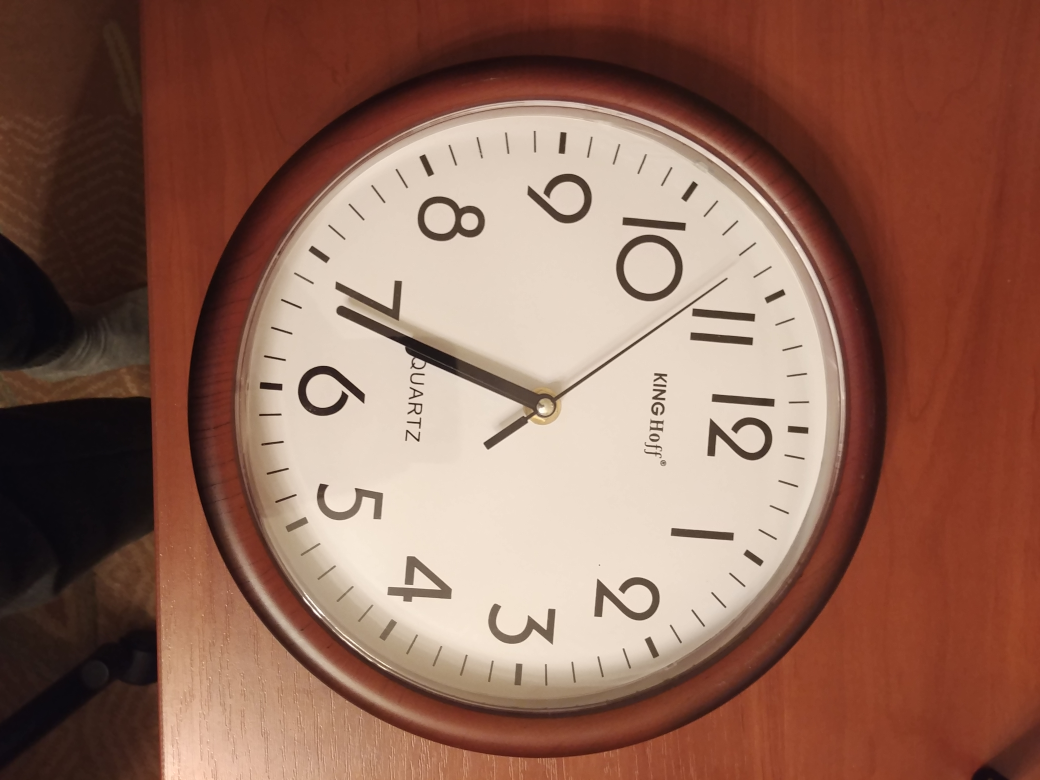
//> input picture zegar2.jpg, 4160 x 3120 px, given in place of testImage.jpg, which was not available (shown at 1/4 size)
$ ./LaboratoryTasks   (built with g++ and OpenCV 4)
//> lines starting //> are read from the running program, lines starting //| are printed output that depends on the picture; after the words box and inside, x2 and y2 are one past the last pixel; in counts of white or black regions, pixels touching at a corner belong together; pictures that were not available may be replaced by others from this repository, and a replacement may not be noted
#include <opencv2/opencv.hpp>
#include "opencv2/imgcodecs.hpp"
#include "opencv2/highgui.hpp"
#include <stdio.h>
#include <iostream>
#include <chrono>
#include <ctime>
#include <vector>
#include <sstream>
#include <string>
#include <list>

#include "opencv2/imgproc/imgproc.hpp"
#include "opencv2/highgui/highgui.hpp"

enum {
	EVENT_MOUSEMOVE = 0,
	EVENT_LBUTTONDOWN = 1,
	EVENT_RBUTTONDOWN = 2,
	EVENT_MBUTTONDOWN = 3,
	EVENT_LBUTTONUP = 4,
	EVENT_RBUTTONUP = 5,
	EVENT_MBUTTONUP = 6,
	EVENT_LBUTTONDBLCLK = 7,
	EVENT_RBUTTONDBLCLK = 8,
	EVENT_MBUTTONDBLCLK = 9,
	EVENT_MOUSEWHEEL = 10,
	EVENT_MOUSEHWHEEL = 11
};


// [4 lines left out: function on_trackbar, not called in this run]

#pragma region doWszystkichStare

cv::Mat image, Px, Py, Sx, Sy;

int mx, my;

// [83 lines left out: functions onMouse, onMouse2, OLDdoNegativeWithRandomAccess, OLDdoNegativeWithForEach, NEWdoNegativeWithRandomAccess, NEWdoNegativeWithMatIterator and 1 more, not called in this run]

#pragma endregion

#pragma region inne

int drawing_nr = 1;
cv::Mat img;
std::vector<cv::Point> points;
int roi_x0 = 0, roi_y0 = 0, roi_x1 = 0, roi_y1 = 0;
bool start_draw = false;

// [266 lines left out: functions draw_onmouse, doNegativeWithRandomAccess, doNegativeWithMatIterator, doNegativeWithLambda, custom_blur, progowanie_g and 6 more, not called in this run]

#pragma endregion

#pragma region lab1
//live video capture with blur slider
// [25 lines left out: function lab1zad1, not called in this run]

#pragma endregion

#pragma region lab2

//operacje na macierzach
// [145 lines left out: functions lab2zad1, lab2zad2, lab2zad3_przyklad, lab2zad3, lab2zad4, lab2dom1 and 1 more, not called in this run]

#pragma endregion

#pragma region lab3

// [79 lines left out: functions lab3wejsciowka, lab3zad1, lab3zad2, my_blur, not called in this run]

#pragma endregion

#pragma region lab4

//creating rectangles or circles on click
// [21 lines left out: functions lab4zad1, lab4zad2, not called in this run]

#pragma endregion

#pragma region lab5

// [103 lines left out: functions defineMasks, lab5zad1, lab5zad2, lab5zad3, lab5dom1, not called in this run]

#pragma endregion

#pragma region lab6

// [33 lines left out: functions loadImage, lab6zad1, not called in this run]

#pragma endregion

#pragma region lab7 - przekształcenia perspektywiczne

// [48 lines left out: functions lab7zad1, lab7zad2, not called in this run]

#pragma endregion

#pragma region lab8 - detekcja ruchu

const int trackbar_max = 255;
int trackbar_value = 0;

// [70 lines left out: functions backroundUpdate, lab8zad1, lab8zad2, not called in this run]

#pragma endregion

#pragma region lab9 - wykrywanie kształtów


void lab9zad1()
{
	cv::Mat image_org = cv::imread("testImage.jpg", CV_LOAD_IMAGE_GRAYSCALE);
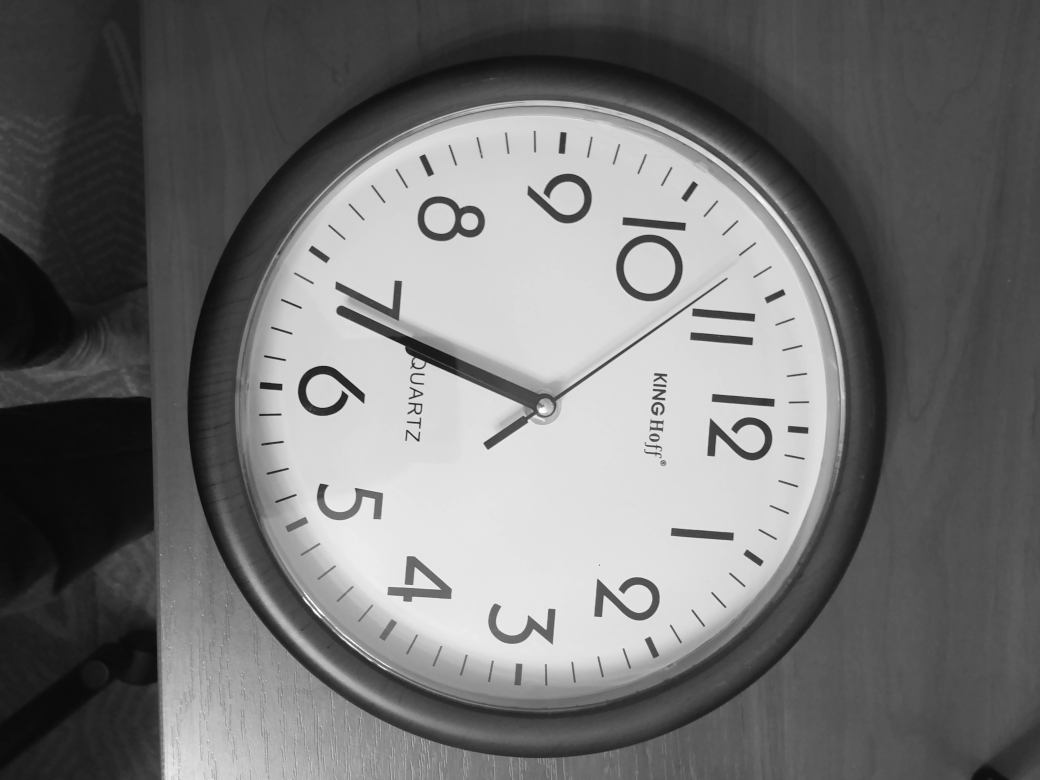
//> image_org: 3120 rows x 4160 cols, CV_8UC1 (shown at 1/4 size); min 0, max 255, mean 113.8
	std::vector<std::vector<cv::Point> > contours;

	cv::threshold(image_org, image, 50, 255, cv::THRESH_BINARY);
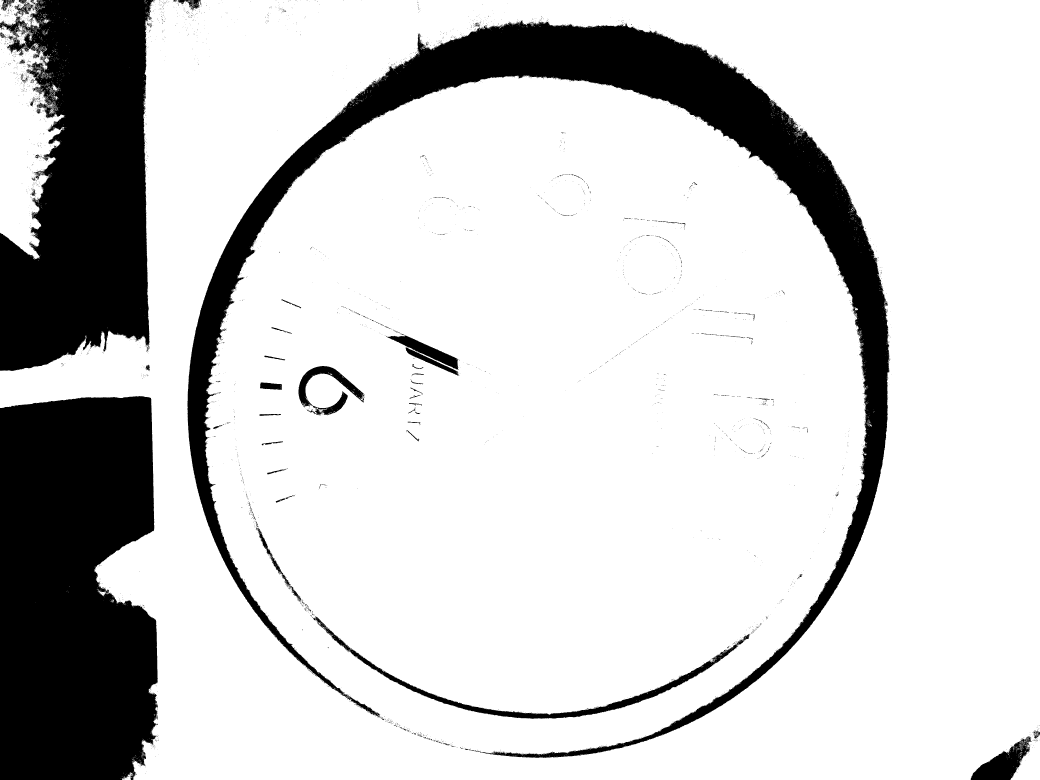
//> image: 3120 rows x 4160 cols, CV_8UC1 (shown at 1/4 size); 80.9% white; 4989 black regions (4852 under 20 px), largest, box (x1, y1, x2, y2) and area: (0, 1584, 632, 3120) 876621, (750, 81, 3559, 3031) 820106, (0, 0, 617, 1484) 665327
	cv::erode(image, image, cv::Mat(), cv::Point(-1, -1), 3);
//> image: 3120 rows x 4160 cols, CV_8UC1; 78.4% white; 608 black regions, largest, box (x1, y1, x2, y2) and area: (747, 54, 3566, 3034) 936023, (0, 1581, 639, 3120) 891333, (0, 0, 627, 1487) 731646
	cv::dilate(image, image, cv::Mat(), cv::Point(-1, -1), 5);
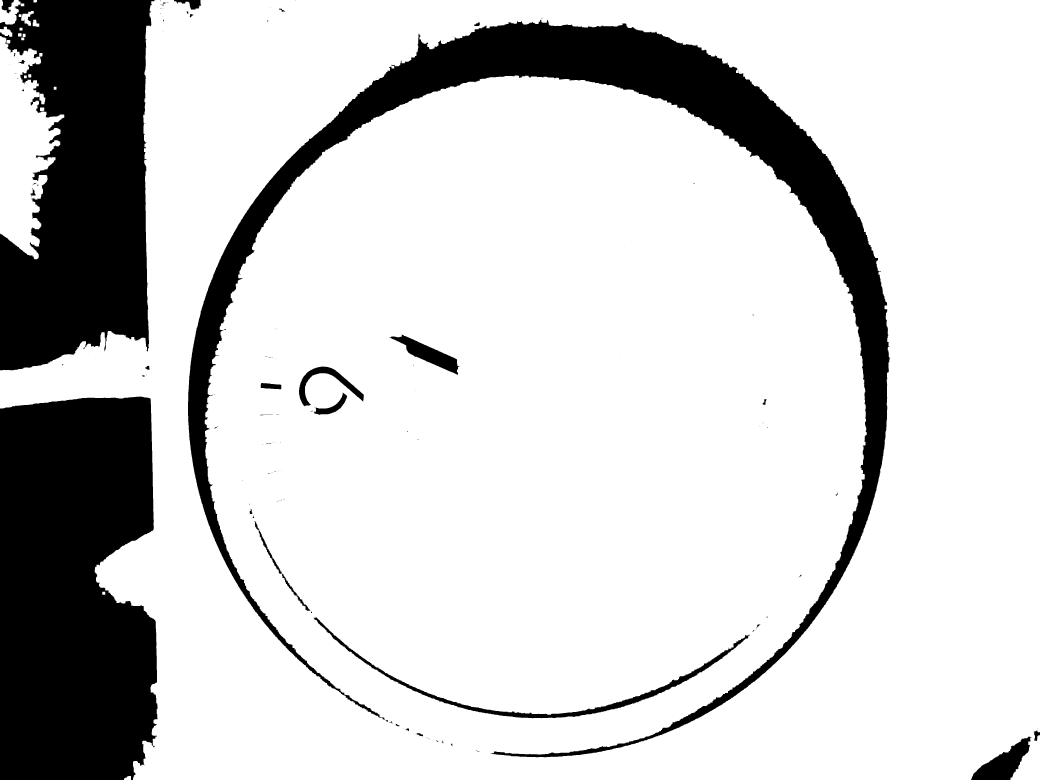
//> image: 3120 rows x 4160 cols, CV_8UC1 (shown at 1/4 size); 81.2% white; 138 black regions (90 under 20 px)

	///kontury
	cv::findContours(image, contours, cv::RETR_TREE, cv::CHAIN_APPROX_SIMPLE);
//> contours = 158 contours, 88 with area under 20; largest, box (x1, y1, x2, y2) and area: (0, 0, 4160, 3120) 11251672, (751, 78, 3560, 3030) 811884, (0, 144, 257, 1037) 130206, (1253, 2468, 2999, 2874) 32570, (1556, 1337, 1838, 1501) 14302

	std::vector<cv::Moments> mu(contours.size());
//> mu = 158 items
	for (int i = 0; i < contours.size(); i++)
	{
		mu[i] = moments(contours[i], false);
	}

	std::vector<cv::Point2f> mc(contours.size());
	for (int i = 0; i < contours.size(); i++)
	{
		mc[i] = cv::Point2f(mu[i].m10 / mu[i].m00, mu[i].m01 / mu[i].m00);
	}
//> after the loop, mc = 158 Points (x, y), first 12: [511.8, 3112.7], [414.5, 2372.5], [167.9, 436.4], [220, 352.5], [101, 307], [118.5, 303], [162.9, 218.4], [33, 166.5], [90.5, 155], [87.65, 593.8], [132.2, 772.1], [150.5, 740]

	///rysowanie
	cv::Mat drawing = cv::Mat::zeros(image.size(), CV_8UC3);
	for (int i = 1; i < contours.size(); i++)
	{
		cv::Scalar color = cv::Scalar((50 + 80 * i )% 255, (110 + 20 * i) % 255, (200 + 222 * i) % 255);
		drawContours(drawing, contours, i, color, CV_FILLED);
		circle(drawing, mc[i], 4, cv::Scalar(255, 255, 255), -1, 8, 0);
	}
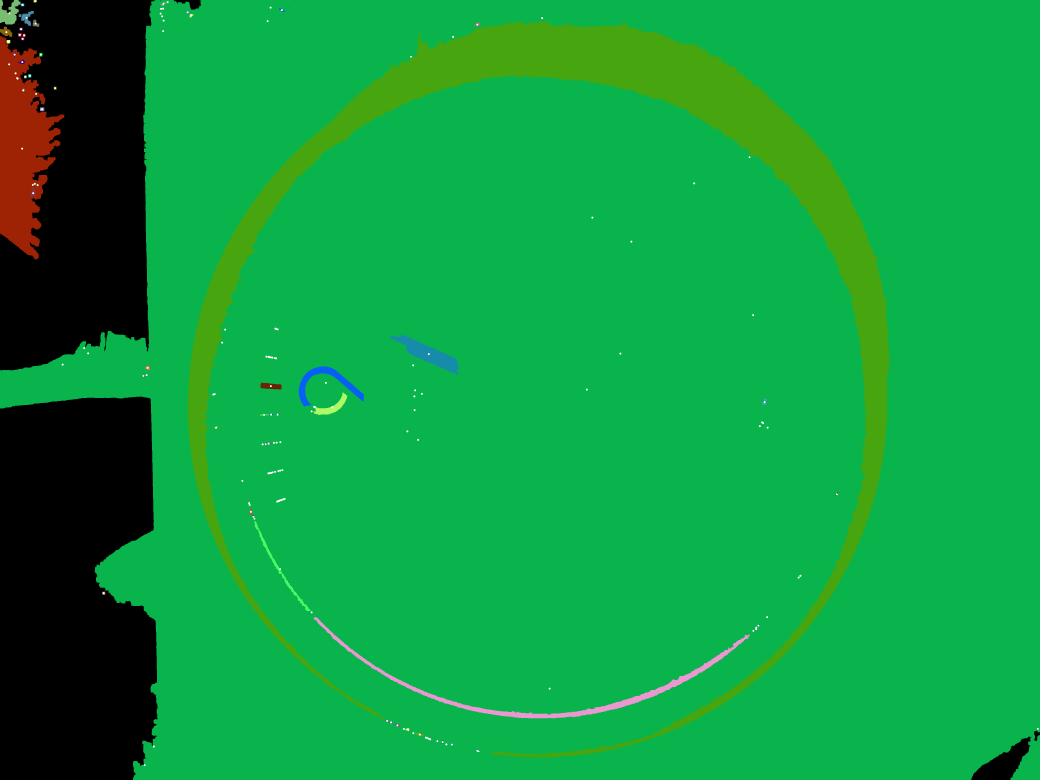
//> drawing: 3120 rows x 4160 cols, CV_8UC3 (shown at 1/4 size); mean B, G, R 62.1, 155.6, 13.5

	///przekształcenie perspektywiczne
	std::vector<cv::Point2f> cornersIn
		= { mc[1] , mc[2] ,mc[3] ,mc[4] };
//> cornersIn = 4 Points (x, y): [414.5, 2372.5], [167.9, 436.4], [220, 352.5], [101, 307]

	std::vector<cv::Point2f> cornersOut
		= { cv::Point2f(100,100), cv::Point2f(700,100) ,
			cv::Point2f(100,500), cv::Point2f(700,500) };

	cv::Mat perspectiveMat = cv::getPerspectiveTransform(cornersIn, cornersOut);
//> perspectiveMat = [[-8.51, 1.45, 1218.7], [-11.62, 2.03, 1123.7], [-0.025, 0.00871, 1]]
	cv::warpPerspective(image_org, image_org, perspectiveMat, cv::Size(800, 600));
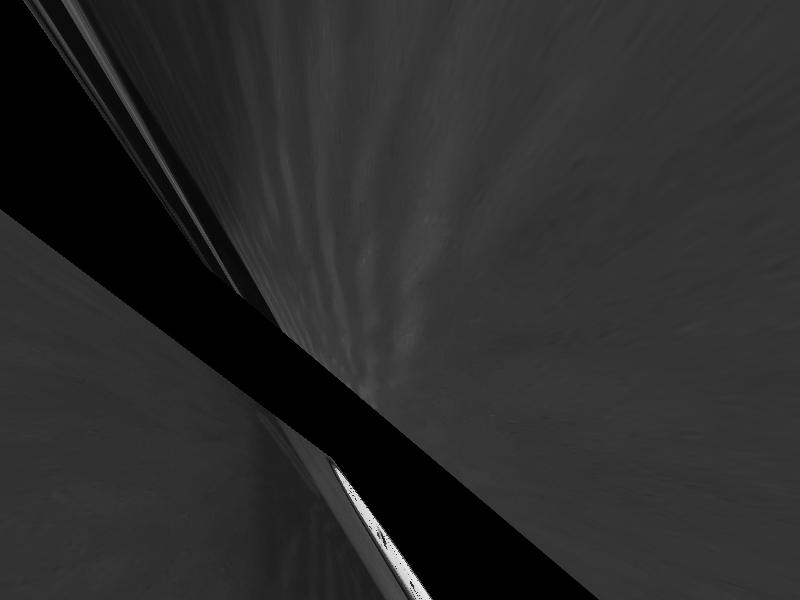
//> image_org: 600 rows x 800 cols, CV_8UC1; min 0, max 233, mean 43.4

	cv::namedWindow("obraz", cv::WINDOW_NORMAL);
	cv::imshow("obraz", image_org);
	cv::waitKey();
}

#pragma endregion

int main(int, char**)
{
	lab9zad1();
	return 0;
}

$ run again, on zegar3.jpg
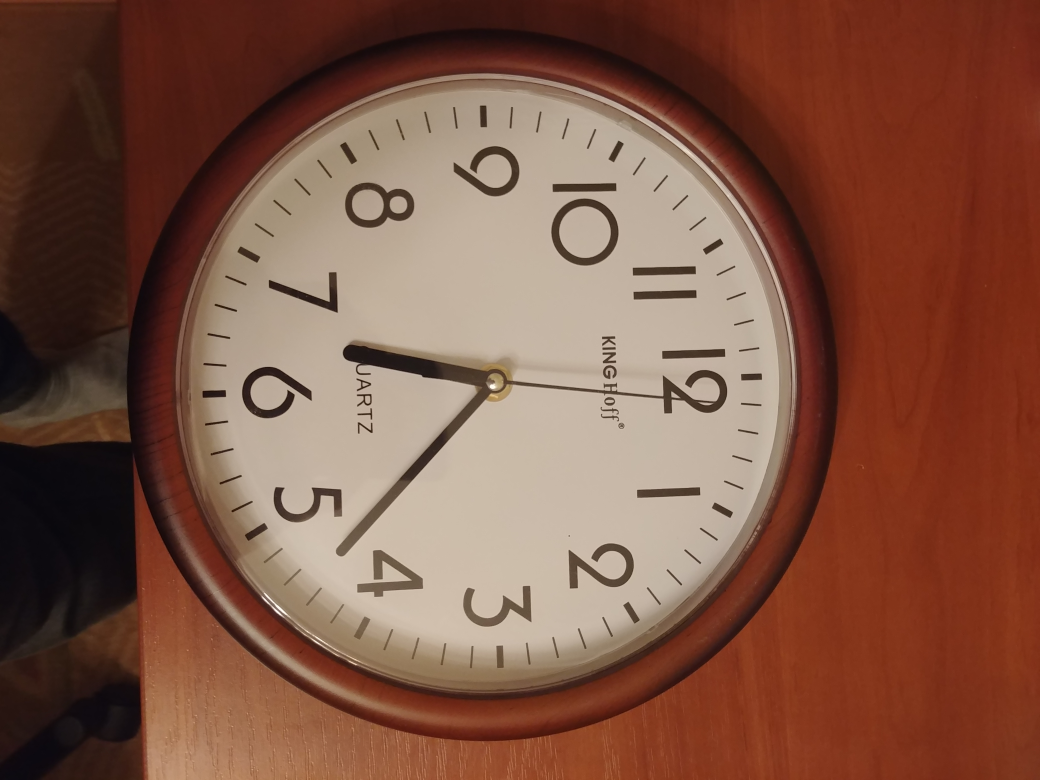
//> input picture zegar3.jpg, 4160 x 3120 px, given in place of testImage.jpg, which was not available (shown at 1/4 size)
//> in lab9zad1, `cv::dilate(image, image, cv::Mat(), cv::Point(-1, -1), 5);`:
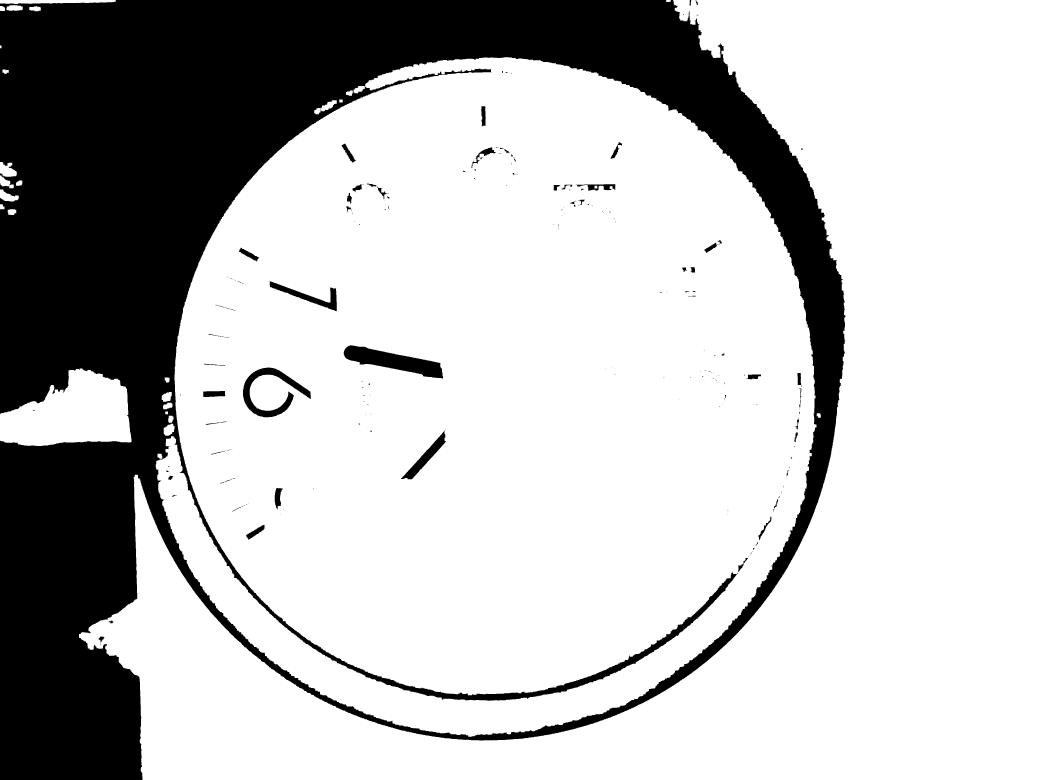
//> image: 3120 rows x 4160 cols, CV_8UC1 (shown at 1/4 size); 74.6% white; 222 black regions (144 under 20 px)
//> contours = 283 contours, 163 with area under 20; largest, box (x1, y1, x2, y2) and area: (623, 229, 3266, 2947) 5505018, (316, 0, 4160, 3120) 4099373, (0, 1474, 526, 1784) 110638, (1374, 1380, 1773, 1515) 24203, (971, 1469, 1244, 1671) 16024
//> mu = 283 items
//> after the loop in lab9zad1, `for (int i = 0; i < contours.size(); i++)`: mc = 283 Points (x, y), first 12: [639.2, 1824], [675.6, 1719.1], [682.5, 1676], [3274.9, 1661], [666, 1651], [670.7, 1623.7], [666.9, 1587.5], [668.4, 1518.7], [288.1, 1656.3], [134.8, 1641.7], [47.15, 847.5], [7.37, 827.6]
//> cornersIn = 4 Points (x, y): [675.6, 1719.1], [682.5, 1676], [3274.9, 1661], [666, 1651]
//> perspectiveMat = [[-1.03, -1.43, 3191.2], [-4.96, -0.279, 3868.1], [-0.00994, 0.00353, 1]]
//> in lab9zad1, `cv::warpPerspective(image_org, image_org, perspectiveMat, cv::Size(800..`:
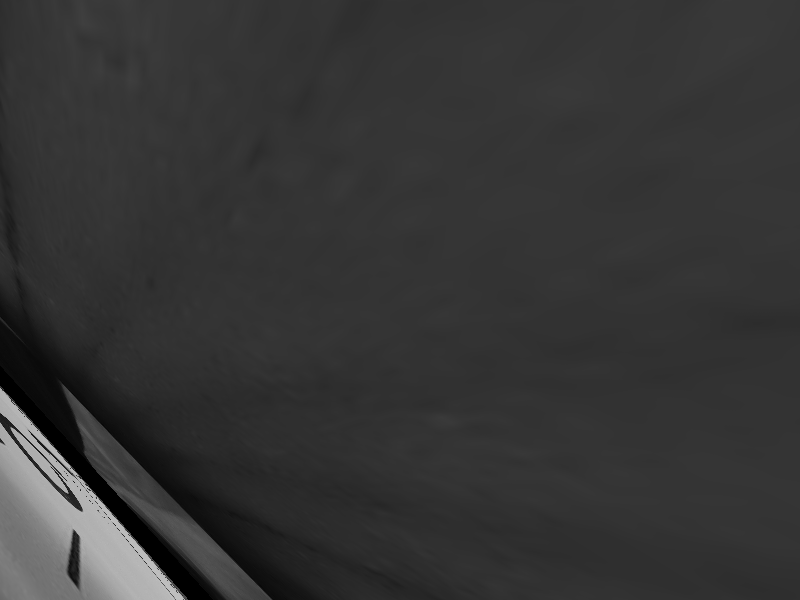
//> image_org: 600 rows x 800 cols, CV_8UC1; min 0, max 196, mean 53.1
